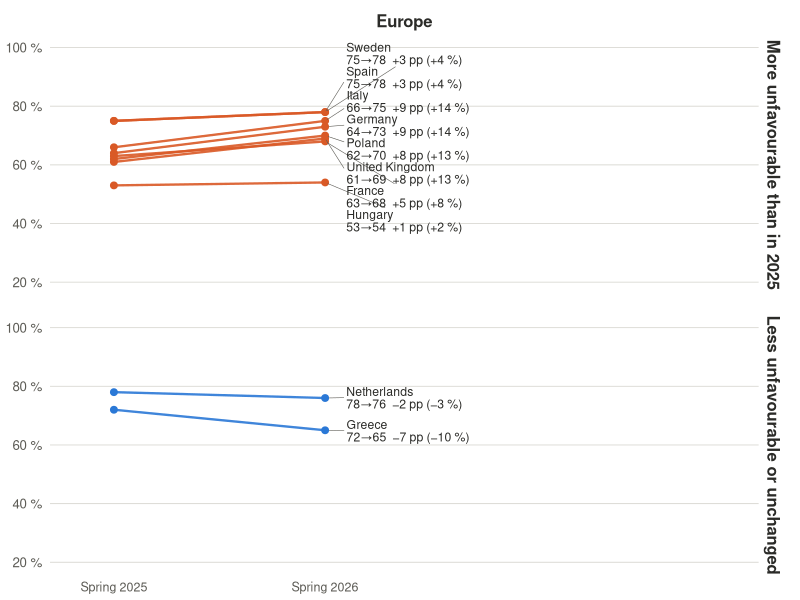
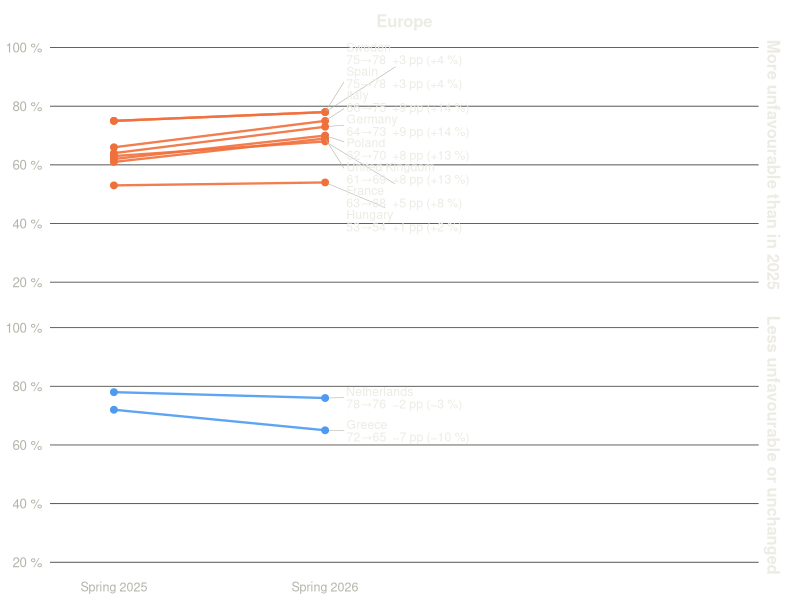
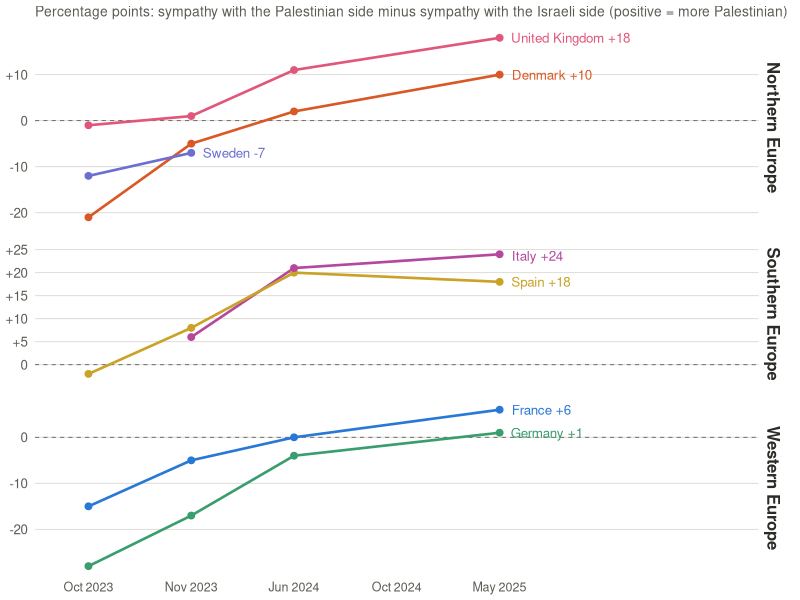
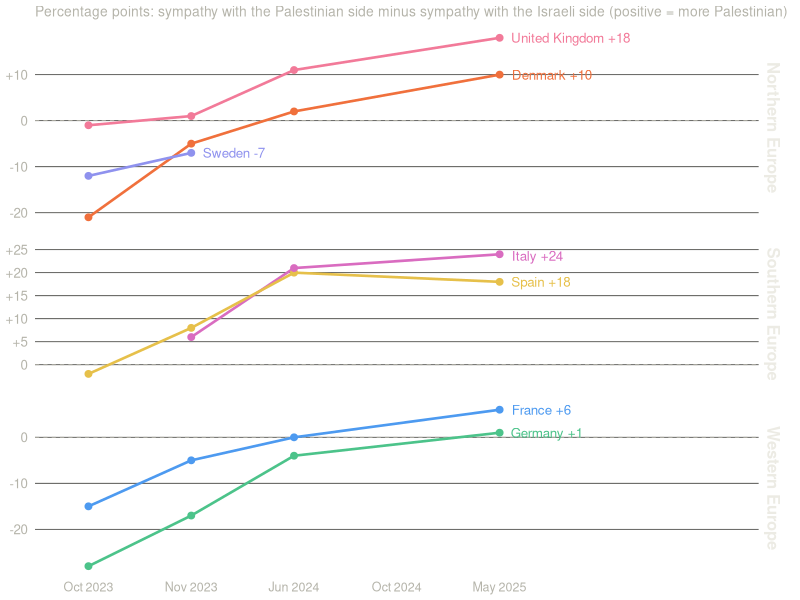

These figures' R source, in order:
# AKTION: Dashboard-Grafiken mit ggplot2 (Umfragen). Schreibt je Grafik zwei SVG-Dateien (hell/dunkel) nach data/live/grafiken/.
#   Rscript skripte/live_grafiken.R        # das Dashboard (skripte/live_dashboard.py) startet das Skript selbst, wenn die Eingaben neuer sind
suppressPackageStartupMessages({library(dplyr); library(tidyr); library(readr); library(stringr); library(ggplot2); library(ggrepel)})
setwd(dirname(dirname(normalizePath(sub("--file=", "", grep("--file=", commandArgs(FALSE), value = TRUE)[1])))))
dir.create("data/live/grafiken", showWarnings = FALSE, recursive = TRUE)

LAND_EN <- c("Deutschland" = "Germany", "Frankreich" = "France", "Italien" = "Italy", "Spanien" = "Spain", "Polen" = "Poland", "Griechenland" = "Greece",
             "Niederlande" = "Netherlands", "Schweden" = "Sweden", "Dänemark" = "Denmark", "Ungarn" = "Hungary", "Vereinigtes Königreich" = "United Kingdom",
             "Vereinigte Staaten" = "United States", "Türkei" = "Turkey", "Indonesien" = "Indonesia", "Südkorea" = "South Korea", "Südafrika" = "South Africa",
             "Kenia" = "Kenya", "Indien" = "India", "Brasilien" = "Brazil", "Mexiko" = "Mexico", "Argentinien" = "Argentina", "Japan" = "Japan",
             "Nigeria" = "Nigeria", "Pakistan" = "Pakistan", "Bangladesch" = "Bangladesh", "Philippinen" = "Philippines", "Thailand" = "Thailand", "Kolumbien" = "Colombia")
en <- function(x) unname(ifelse(x %in% names(LAND_EN), LAND_EN[x], x))
meta <- read_csv("laender/laender_metadaten.csv", na = character(), show_col_types = FALSE) |> select(land, continent, unterregion_un) |>
  mutate(continent = if_else(continent %in% c("NA", "North America", "South America", "Latin America"), "Americas", continent))
u <- read_csv("umfragen/umfragen_israel_palaestina.csv", show_col_types = FALSE) |> left_join(meta, by = "land") |> mutate(land_en = en(land))

# Farben und Schrift je Modus (hell/dunkel); Hintergrund transparent
PAL <- list(hell = list(text = "#2b2b28", text2 = "#5c5b55", gitter = "#d9d8d2", auf = "#d95926", ab = "#2a78d6"),
            dunkel = list(text = "#ecebe4", text2 = "#b5b4aa", gitter = "#4a4a46", auf = "#f0703c", ab = "#4d9af0"))
thema <- function(p) theme_minimal(base_size = 12) + theme(
  text = element_text(colour = p$text), axis.text = element_text(colour = p$text2), axis.title = element_blank(),
  panel.grid.major.x = element_blank(), panel.grid.minor = element_blank(), panel.grid.major.y = element_line(colour = p$gitter, linewidth = .3),
  strip.text = element_text(colour = p$text, face = "bold", size = 12), strip.background = element_blank(),
  legend.position = "none", plot.background = element_rect(fill = NA, colour = NA), panel.background = element_rect(fill = NA, colour = NA),
  panel.spacing = unit(1.1, "lines"), plot.margin = margin(4, 8, 4, 4))
speichern <- function(plot_fun, name, breite, hoehe) for (m in names(PAL)) {
  svg(sprintf("data/live/grafiken/%s_%s.svg", name, m), width = breite, height = hoehe, bg = "transparent"); print(plot_fun(PAL[[m]])); dev.off()
}

## ---- Pew: ungünstige Meinung über Israel, 2025 -> 2026 (Liniengrafik, gruppiert nach Richtung und Kontinent) ----
pew <- u |> filter(quelle == "Pew Global Attitudes", frage == "Meinung über Israel", antwort == "negativ") |>
  mutate(welle = str_replace(welle, "Frühjahr", "Spring")) |> select(land_en, continent, welle, prozent) |>
  pivot_wider(names_from = welle, values_from = prozent) |> filter(!is.na(`Spring 2025`), !is.na(`Spring 2026`)) |>
  mutate(aend = `Spring 2026` - `Spring 2025`, rel = 100 * aend / `Spring 2025`,
         richtung = factor(if_else(aend > 0, "More unfavourable than in 2025", "Less unfavourable or unchanged"),
                           levels = c("More unfavourable than in 2025", "Less unfavourable or unchanged")),
         continent = factor(continent, levels = c("Europe", "Asia", "Africa", "Americas")),
         beschr = sprintf("%s\n%d→%d  %+d pp (%+.0f %%)", land_en, `Spring 2025`, `Spring 2026`, aend, rel),
         beschr = str_replace_all(beschr, "-", "−"))
pew_lang <- pew |> pivot_longer(c(`Spring 2025`, `Spring 2026`), names_to = "welle", values_to = "wert") |> mutate(x = if_else(welle == "Spring 2025", 1, 2))
pew_plot <- function(p) ggplot(pew_lang, aes(x, wert, group = land_en, colour = richtung)) +
  geom_line(linewidth = .8, alpha = .9) + geom_point(size = 2) +
  geom_text_repel(data = filter(pew_lang, x == 2), aes(label = pew$beschr[match(land_en, pew$land_en)]), colour = p$text,
                  size = 3.1, hjust = 0, direction = "y", xlim = c(2.1, Inf), segment.size = .2, segment.colour = p$text2, lineheight = .85,
                  min.segment.length = 0, box.padding = .06, point.padding = .2, max.overlaps = Inf, seed = 1) +
  scale_colour_manual(values = c(p$auf, p$ab)) +
  scale_x_continuous(breaks = 1:2, labels = c("Spring 2025", "Spring 2026"), limits = c(.85, 3.9)) +
  scale_y_continuous(limits = c(20, 100), breaks = seq(20, 100, 20), labels = \(v) paste0(v, " %")) +
  facet_grid(richtung ~ continent, scales = "free_y", space = "free_y", drop = TRUE) + thema(p) +
  theme(axis.text.x = element_text(size = 9))
speichern(pew_plot, "pew_israel", 15, 9)

## ---- YouGov: Sympathie für die palästinensische minus die israelische Seite (Prozentpunkte), Linien je Land, Gruppen = UN-Unterregion ----
yg <- u |> filter(quelle == "YouGov EuroTrack", frage == "Sympathie im israelisch-palästinensischen Konflikt", antwort %in% c("israelische Seite", "palästinensische Seite")) |>
  select(land_en, unterregion_un, welle, antwort, prozent, feld_von) |> group_by(land_en, welle) |> mutate(mitte = min(feld_von)) |> ungroup() |>
  pivot_wider(names_from = antwort, values_from = prozent) |> filter(!is.na(`israelische Seite`), !is.na(`palästinensische Seite`)) |>
  mutate(saldo = `palästinensische Seite` - `israelische Seite`, welle = factor(welle, levels = c("Okt. 2023", "Nov. 2023", "Juni 2024", "Okt. 2024", "Mai 2025"),
                                                                                   labels = c("Oct 2023", "Nov 2023", "Jun 2024", "Oct 2024", "May 2025")))
yg_plot <- function(p) {
  fa <- c("#d95926", "#2a78d6", "#3a9d6e", "#b5479e", "#c9a227", "#6c6fd1", "#e0577b")
  if (identical(p$text, PAL$dunkel$text)) fa <- c("#f0703c", "#4d9af0", "#4cc38a", "#d96cc0", "#e6c04a", "#8f92ee", "#f27a99")
  letzte <- yg |> group_by(land_en) |> filter(as.integer(welle) == max(as.integer(welle))) |> ungroup()
  wl <- levels(yg$welle)
  ggplot(yg, aes(as.integer(welle), saldo, group = land_en, colour = land_en)) +
    geom_hline(yintercept = 0, colour = p$text2, linewidth = .3, linetype = 2) +
    geom_line(linewidth = .9) + geom_point(size = 2) +
    geom_text_repel(data = letzte, aes(label = sprintf("%s %+d", land_en, saldo)), size = 3.4, hjust = 0, direction = "y", nudge_x = .12,
                    segment.colour = NA, box.padding = .12, seed = 1, show.legend = FALSE) +
    scale_colour_manual(values = setNames(rep_len(fa, n_distinct(yg$land_en)), sort(unique(yg$land_en)))) +
    scale_x_continuous(breaks = seq_along(wl), labels = wl, limits = c(.8, 7.2)) + scale_y_continuous(labels = \(v) ifelse(v == 0, "0", sprintf("%+d", v))) +
    facet_grid(unterregion_un ~ ., scales = "free_y", space = "free_y") + thema(p) +
    labs(subtitle = "Percentage points: sympathy with the Palestinian side minus sympathy with the Israeli side (positive = more Palestinian)") +
    theme(plot.subtitle = element_text(colour = p$text2, size = 10), axis.text.x = element_text(size = 9))
}
speichern(yg_plot, "yougov_sympathie", 11, 7)
cat("Grafiken geschrieben\n")
